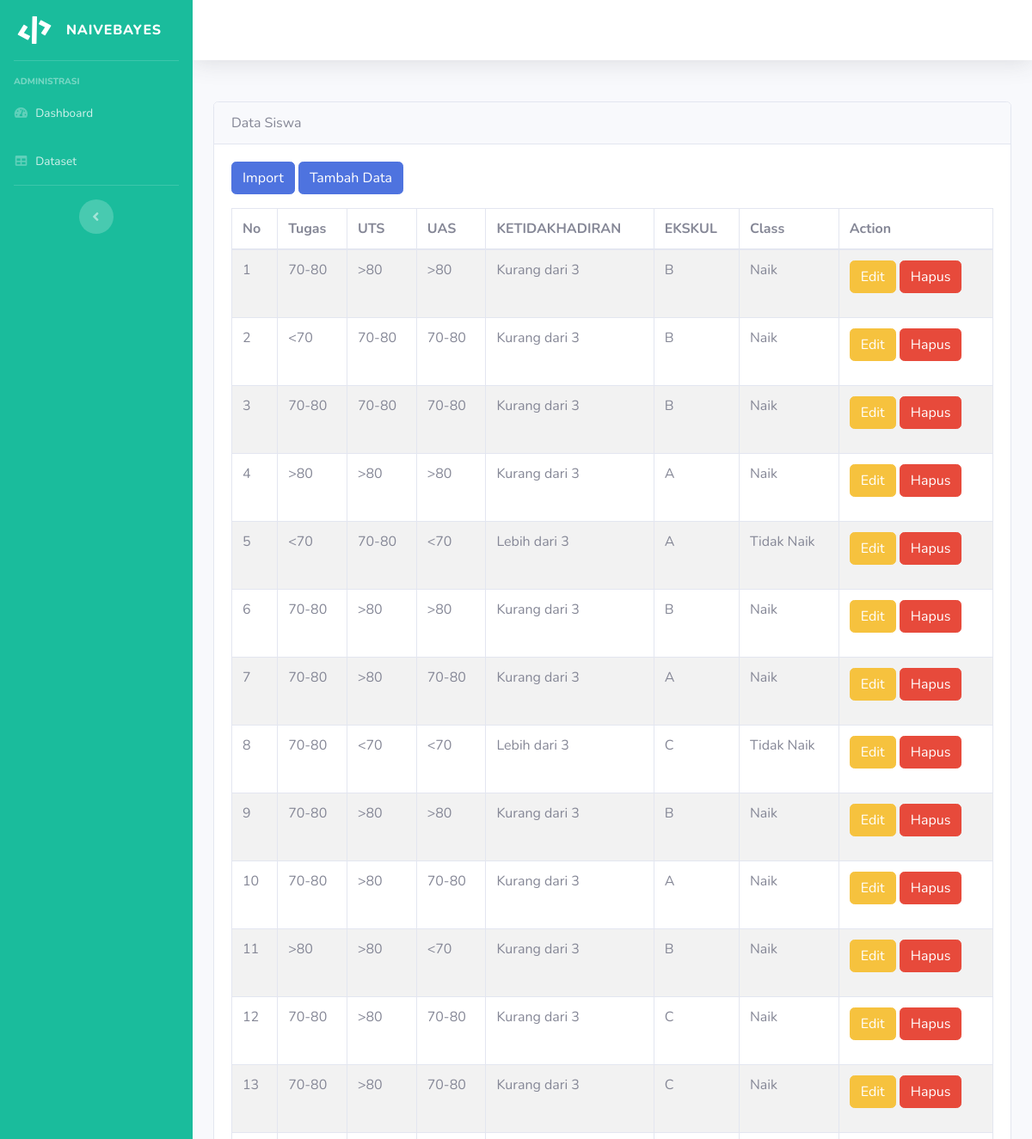
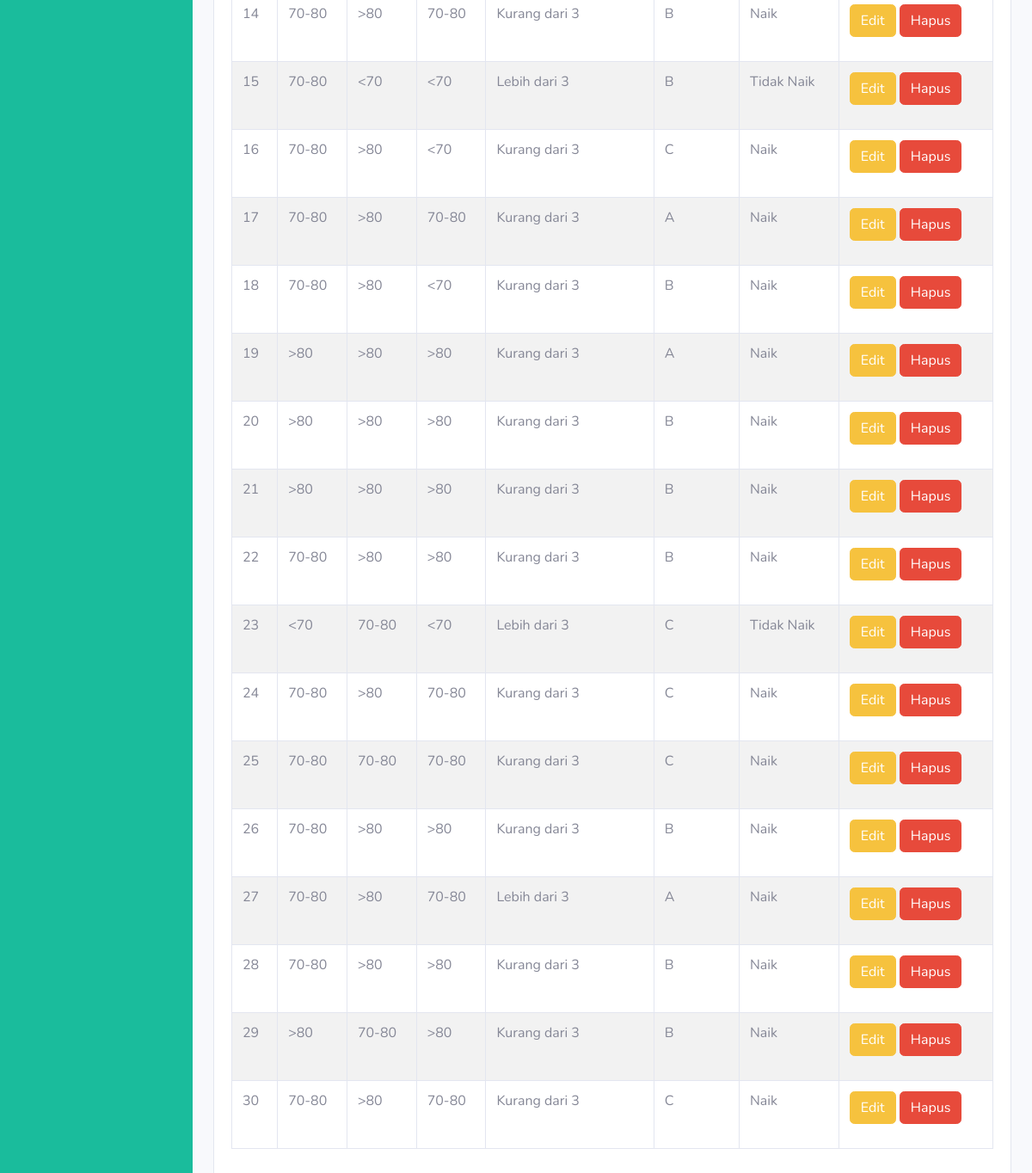
Page /index.php/import on the committed database (2 pictures, top to bottom).
### tables this page shows
CREATE TABLE `siswa` (
  `id` int(11) UNSIGNED ZEROFILL NOT NULL,
  `tugas` varchar(255) DEFAULT NULL,
  `uts` varchar(255) DEFAULT NULL,
  `uas` varchar(255) DEFAULT NULL,
  `ketidakhadiran` varchar(255) DEFAULT NULL,
  `ekskul` varchar(255) DEFAULT NULL,
  `class` varchar(255) DEFAULT NULL
);

### application/controllers/import.php (called while the page is built, shortened)
<?php
    class Import extends CI_Controller {
		public function __construct()
		{
			$this->load->library('form_validation');
		}
		public function index()
		{
			$data['title'] = 'Import Excel';
			$data['siswa'] = $this->db->get('siswa')->result();
			$this->load->view('import/index', $data);
		}
    }
?>

### index.php (called while the page is built, shortened)
<?php
require_once BASEPATH.'core/CodeIgniter.php';

### application/views/import/index.php (the view, shortened to what this page needs)
<head>
	<link href="<?= base_url('assets/'); ?>vendor/fontawesome-free/css/all.min.css" rel="stylesheet" type="text/css">
	<link href="https://cdnjs.cloudflare.com/ajax/libs/twitter-bootstrap/4.1.3/css/bootstrap.min.css" rel="stylesheet">
	<link href="<?= base_url('assets/'); ?>css/sb-admin-2.min.css" rel="stylesheet">
</head>
<body id="page-top">
	<div id="wrapper">
		<ul class="navbar-nav sidebar sidebar-dark accordion" style="background-color: #1abc9c; color: #fff;"" id=" accordionSidebar">
			<a class="sidebar-brand d-flex align-items-center justify-content-center" href="index.html">
				<div class="sidebar-brand-icon rotate-n-15">
					<i class="fas fa-code"></i>
				</div>
				<div class="sidebar-brand-text mx-3">naivebayes </div>
			</a>
			<hr class="sidebar-divider">
			<div class="sidebar-heading">
				Administrasi
			</div>
			<li class="nav-item">
				<a class="nav-link" href="<?= base_url('user');?>">
					<i class="fas fa-fw fa-tachometer-alt"></i>
					<span>Dashboard</span></a>
			</li>
			<li class="nav-item">
				<a class="nav-link" href="<?= base_url('import');?>">
					<i class="fas fa-fw fa-table"></i>
					<span>Dataset</span></a>
			</li>
			<hr class="sidebar-divider d-none d-md-block">
			<div class="text-center d-none d-md-inline">
				<button class="rounded-circle border-0" id="sidebarToggle"></button>
			</div>
		</ul>
		<div id="content-wrapper" class="d-flex flex-column">
			<div id="content">
				<nav class="navbar navbar-expand navbar-light bg-white topbar mb-4 static-top shadow">
				</nav>
	<div class="container mt-5">
		<div class="row justify-content-center">
			<div class="col-md-12">
				<div class="card">
					<div class="card-header">
						Data Siswa
					</div>
					<div class="card-body">
						<a href="<?= site_url('import/create') ?>" class="btn btn-primary mb-3">Import</a>
						<a href="<?= base_url('siswa/tambah_siswa'); ?>" class="btn btn-primary mb-3">Tambah Data</a>
						<table class="table table-bordered table-striped">
							<thead>
								<tr>
									<th>No</th>
									<th>Tugas</th>
									<th>UTS</th>
									<th>UAS</th>
									<th>KETIDAKHADIRAN</th>
									<th>EKSKUL</th>
									<th>Class</th>
									<th>Action</th>
								</tr>
							</thead>
							<tbody>
								<?php
								if (!empty($siswa)) {
									$no = 1;
									foreach ($siswa as $row) : ?>
										<tr>
											<td><?= $no++ ?></td>
											<td><?= $row->tugas ?></td>
											<td><?= $row->uts ?></td>
											<td><?= $row->uas ?></td>
											<td><?= $row->ketidakhadiran ?></td>
											<td><?= $row->ekskul ?></td>
											<td><?= $row->class ?></td>
											<td>
											<button type="button" class="btn btn-warning mb-3" data-toggle="modal" data-target="#edit<?= $row->id ?>">
													Edit
												</button>
												<a href="<?= base_url('siswa/delete/'.$row->id) ?>" class="btn btn-danger mb-3" onclick="return confirm('Apakah Anda Yakin Menghapus Data Ini')">Hapus</a>
											</td>
										</tr>
									<?php endforeach;
								} else { ?>
									<tr>
										<td colspan="7" class="text-center">Tidak ada data</td>
									</tr>
								<?php } ?>
							</tbody>
						</table>
					</div>
				</div>
			</div>
		</div>
	</div>
</body>
</html>

### rows in the picture
siswa: tugas "70-80", uts ">80", uas ">80", ketidakhadiran "Kurang dari 3", ekskul "B", class "Naik"
siswa: tugas "<70", uts "70-80", uas "70-80", ketidakhadiran "Kurang dari 3", ekskul "B", class "Naik"
siswa: tugas "70-80", uts "70-80", uas "70-80", ketidakhadiran "Kurang dari 3", ekskul "B", class "Naik"
siswa: tugas ">80", uts ">80", uas ">80", ketidakhadiran "Kurang dari 3", ekskul "A", class "Naik"
siswa: tugas "<70", uts "70-80", uas "<70", ketidakhadiran "Lebih dari 3", ekskul "A", class "Tidak Naik"
siswa: tugas "70-80", uts ">80", uas ">80", ketidakhadiran "Kurang dari 3", ekskul "B", class "Naik"
siswa: tugas "70-80", uts ">80", uas "70-80", ketidakhadiran "Kurang dari 3", ekskul "A", class "Naik"
siswa: tugas "70-80", uts "<70", uas "<70", ketidakhadiran "Lebih dari 3", ekskul "C", class "Tidak Naik"
siswa: tugas "70-80", uts ">80", uas ">80", ketidakhadiran "Kurang dari 3", ekskul "B", class "Naik"
siswa: tugas "70-80", uts ">80", uas "70-80", ketidakhadiran "Kurang dari 3", ekskul "A", class "Naik"
siswa: tugas ">80", uts ">80", uas "<70", ketidakhadiran "Kurang dari 3", ekskul "B", class "Naik"
siswa: tugas "70-80", uts ">80", uas "70-80", ketidakhadiran "Kurang dari 3", ekskul "C", class "Naik"
siswa: tugas "70-80", uts ">80", uas "70-80", ketidakhadiran "Kurang dari 3", ekskul "C", class "Naik"
siswa: tugas "70-80", uts ">80", uas "70-80", ketidakhadiran "Kurang dari 3", ekskul "B", class "Naik"
siswa: tugas "70-80", uts "<70", uas "<70", ketidakhadiran "Lebih dari 3", ekskul "B", class "Tidak Naik"
siswa: tugas "70-80", uts ">80", uas "<70", ketidakhadiran "Kurang dari 3", ekskul "C", class "Naik"
siswa: tugas "70-80", uts ">80", uas "70-80", ketidakhadiran "Kurang dari 3", ekskul "A", class "Naik"
siswa: tugas "70-80", uts ">80", uas "<70", ketidakhadiran "Kurang dari 3", ekskul "B", class "Naik"
siswa: tugas ">80", uts ">80", uas ">80", ketidakhadiran "Kurang dari 3", ekskul "A", class "Naik"
siswa: tugas ">80", uts ">80", uas ">80", ketidakhadiran "Kurang dari 3", ekskul "B", class "Naik"
siswa: tugas ">80", uts ">80", uas ">80", ketidakhadiran "Kurang dari 3", ekskul "B", class "Naik"
siswa: tugas "70-80", uts ">80", uas ">80", ketidakhadiran "Kurang dari 3", ekskul "B", class "Naik"
siswa: tugas "<70", uts "70-80", uas "<70", ketidakhadiran "Lebih dari 3", ekskul "C", class "Tidak Naik"
siswa: tugas "70-80", uts ">80", uas "70-80", ketidakhadiran "Kurang dari 3", ekskul "C", class "Naik"
siswa: tugas "70-80", uts "70-80", uas "70-80", ketidakhadiran "Kurang dari 3", ekskul "C", class "Naik"
siswa: tugas "70-80", uts ">80", uas ">80", ketidakhadiran "Kurang dari 3", ekskul "B", class "Naik"
siswa: tugas "70-80", uts ">80", uas "70-80", ketidakhadiran "Lebih dari 3", ekskul "A", class "Naik"
siswa: tugas "70-80", uts ">80", uas ">80", ketidakhadiran "Kurang dari 3", ekskul "B", class "Naik"
siswa: tugas ">80", uts "70-80", uas ">80", ketidakhadiran "Kurang dari 3", ekskul "B", class "Naik"
siswa: tugas "70-80", uts ">80", uas "70-80", ketidakhadiran "Kurang dari 3", ekskul "C", class "Naik"
